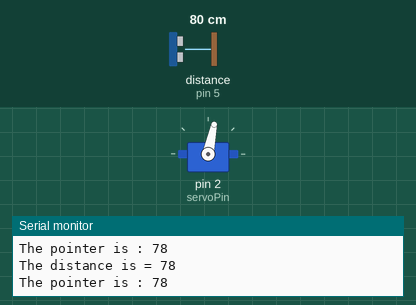
A sketch run on a simulated Arduino Uno, built with avr-gcc and run on an emulated ATmega328P. On the bench: servo, the last lines printed to the serial monitor. Wiring (inferred from the names in the program): ultrasonic range finder: trigger pin 6; echo pin 5. The inputs (shaded band) are chosen by the test bench; at power-on: distance to the obstacle (sensor on pin 5) 80 cm. The echo pulse lasts 58.3 µs per cm.

Above: at 1.8 s.
1.9 s: distance to the obstacle (sensor on pin 5) set to 2 cm
At 2.8 s:
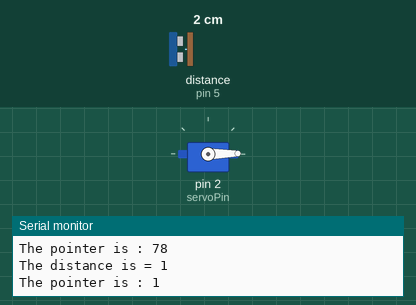
3.5 s: distance to the obstacle (sensor on pin 5) set to 35 cm
At 4.5 s:
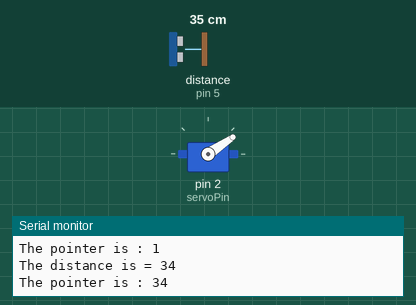
5.5 s: distance to the obstacle (sensor on pin 5) set to 60 cm
At 6.3 s:
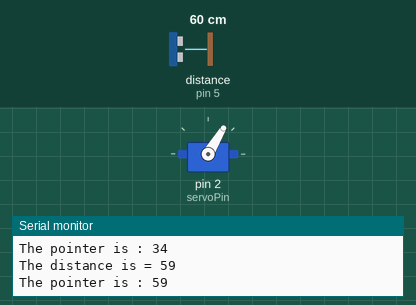
7.5 s: distance to the obstacle (sensor on pin 5) set to 120 cm
At 9.2 s:
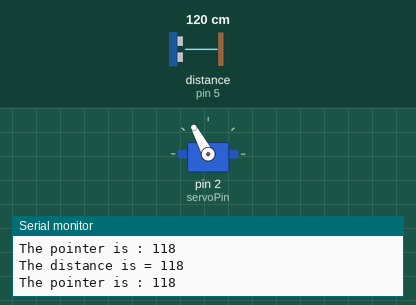
9.5 s: distance to the obstacle (sensor on pin 5) set to 250 cm
At 10.7 s:
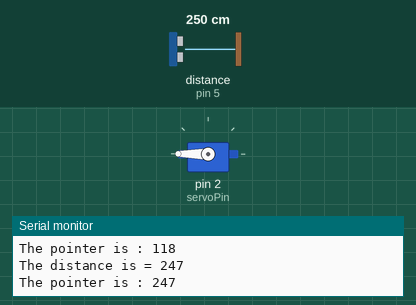
Timing chart, 0 to 12.5 s (numbered marks = the images above; inputs shaded):
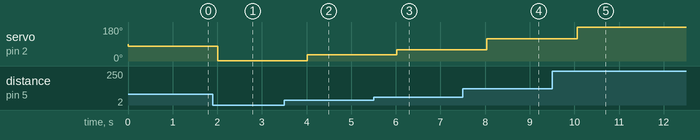

The sketch:

ultrasonicwithservo.ino
```cpp
#include<Servo.h>


int trigPin = 6;
int echoPin = 5;
long duration;
int distance;
int servoPin= 2;


Servo myPointer;

void setup(){
  Serial.begin(9600);
  pinMode(trigPin,OUTPUT);
  pinMode(echoPin,INPUT);
myPointer.attach(servoPin);

}
void loop(){
  digitalWrite(trigPin,LOW);
  delayMicroseconds(2);
  digitalWrite(trigPin,HIGH);
  delayMicroseconds(10);
  digitalWrite(trigPin,LOW);

  duration = pulseIn(echoPin,HIGH);
  distance = duration * 0.034/2;
  Serial.print("The distance is = ");
  Serial.println(distance);


  myPointer.write(distance);

  Serial.print("The pointer is : ");
  Serial.println(distance);
  delay(1000);
}
```

Measured:
- after the input at 1.9 s, servo on pin 2 (servoPin): 78° → 1° after 0.11 s
- after the input at 3.5 s, servo on pin 2 (servoPin): 1° → 34° after 0.52 s
- after the input at 5.5 s, servo on pin 2 (servoPin): 34° → 59° after 0.52 s
- after the input at 7.5 s, servo on pin 2 (servoPin): 59° → 118° after 0.54 s
- after the input at 9.5 s, servo on pin 2 (servoPin): 118° → 180° after 0.56 s
